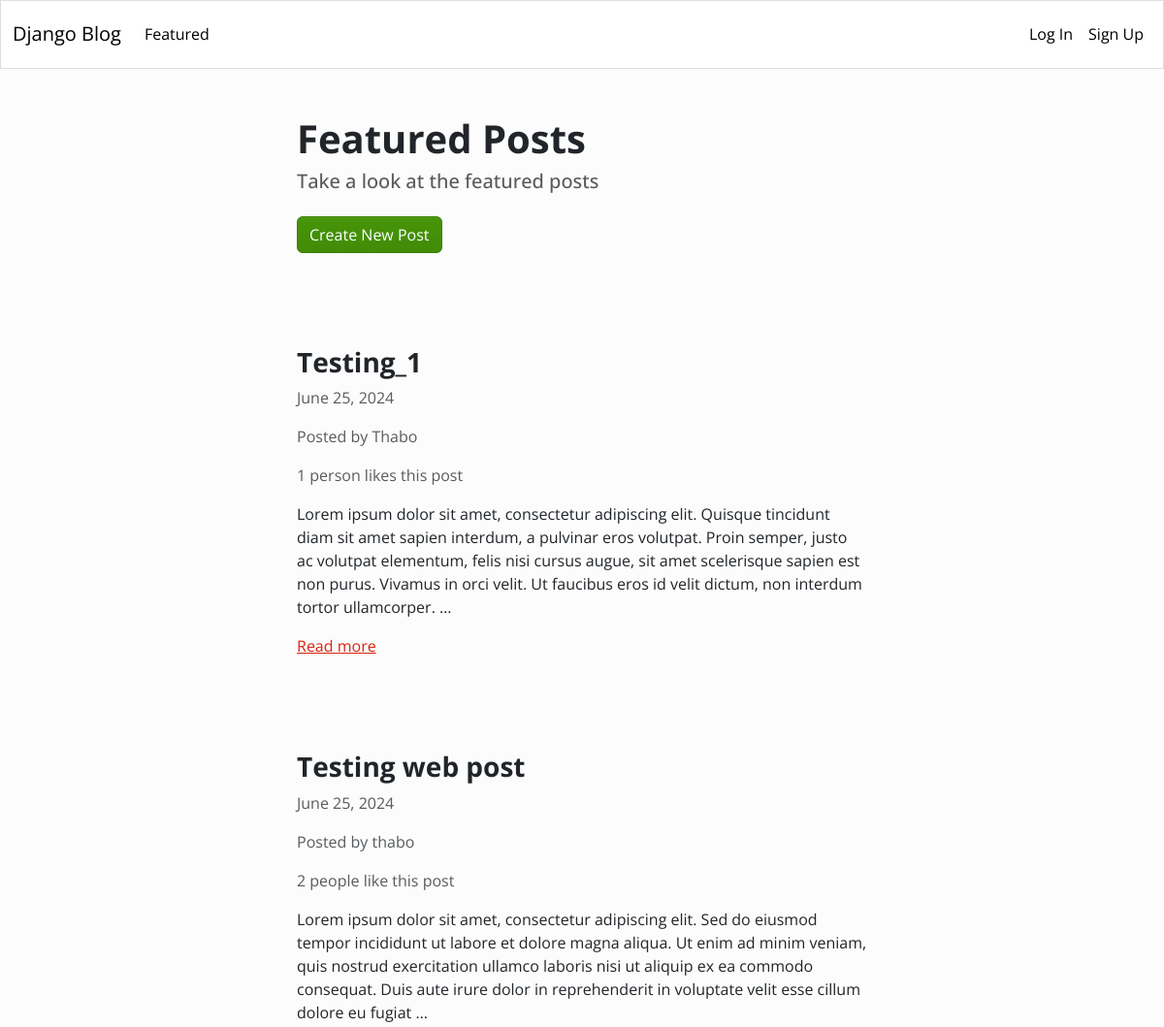
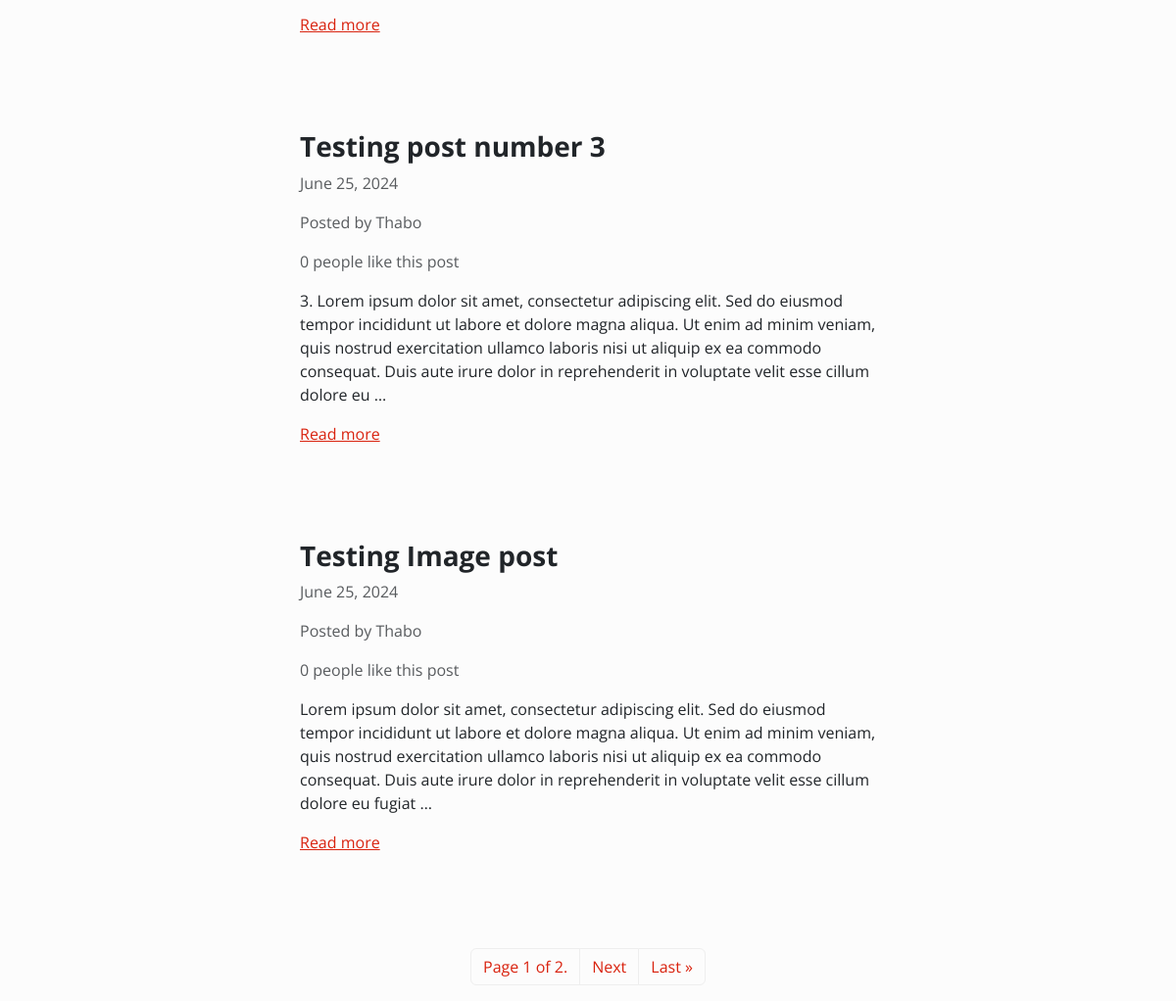
The app's page /blog/featured/, older data (2 pictures, top to bottom).
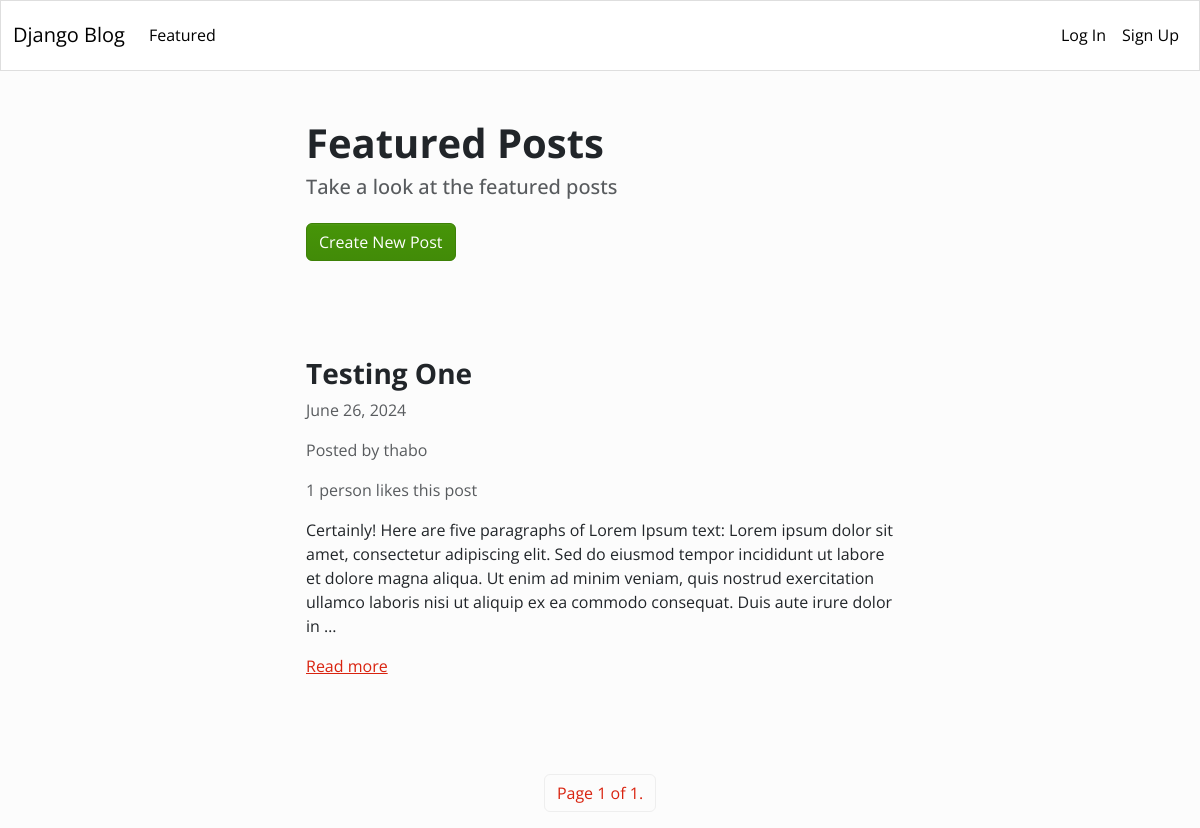
The same page, newer data.
### blog/models.py (models this page shows)
class Article(models.Model):
    title = models.CharField(max_length=255)
    content = HTMLField()
    date = models.DateField(auto_now_add=True)
    author = models.ForeignKey(User, on_delete=models.CASCADE)
    featured = models.BooleanField(default=False)
    likes = models.ManyToManyField(User, related_name='likes', blank=True)
    image = models.ImageField(upload_to='images/', blank=True, null=True)

### blog/views.py (the view)
# urls.py: path('featured/', Featured.as_view(), name='featured'),
class Featured(ListView):
    model = Article
    queryset = Article.objects.filter(featured=True).order_by('-date')
    template_name = 'blog/featured.html'
    paginate_by = 4

### blog/templates/blog/featured.html (shortened to what this page needs)
{% extends "blog/blog_base.html" %}
{% block content %}
    <div class="row">
        <div class="col-md-6 col-12 mx-md-auto mx-3 mt-5 mb-5">
            <h1 class="fw-bolder">Featured Posts</h1>
            <h5 class="text-muted">Take a look at the featured posts</h5>
            <a href="{% url 'create_article' %}" class="btn btn-success mt-3">Create New Post</a>
        </div>
    </div>
    {% for object in object_list %}
    <div class="row">
        <div class="col-md-6 col-11 mx-md-auto mx-3 mt-5 mb-5">
            <h3 class="fw-bold">{{ object.title }}</h3>
            <p class="text-muted">{{ object.date }}</p>
            <p class="text-muted">Posted by {{ object.author.username }}</p>
            {% if object.likes.count == 1 %}
                <p class="text-muted">{{ object.likes.count }} person likes this post</p>
            {% else %}
                <p class="text-muted">{{ object.likes.count }} people like this post</p>
            {% endif %}
            <div class="my-3">
                {{ object.content|truncatewords_html:50|safe }}
            </div>
            <a href="{% url 'detail_article' object.id %}">Read more</a>
        </div>
    </div>
    {% endfor %}
    <nav>
        <ul class="pagination">
            <div class="mx-auto d-flex flex-row mt-5">
                <li class="page-item">
                    <a href="#" class="page-link">Page {{ page_obj.number }} of {{ page_obj.paginator.num_pages }}.</a>
                </li>
                {% if page_obj.has_next %}
                    <li class="page-item">
                        <a class="page-link" href="?page={{ page_obj.next_page_number }}">Next</a>
                    </li>
                    <li class="page-item">
                        <a href="?page={{ page_obj.paginator.num_pages }}" class="page-link">Last &raquo;</a>
                    </li>
                {% endif %}
            </div>
        </ul>
    </nav>
{% endblock %}

### blog/templates/blog/blog_base.html (shortened to what this page needs)
<!DOCTYPE html>
<html lang="en">
<head>
    <link rel="stylesheet" href="https://bootswatch.com/5/simplex/bootstrap.css">
</head>
<body>
    {% include 'blog/nav.html' %}
    {% block content %}
    {% endblock %}
</body>
</html>

### blog/templates/blog/nav.html (shortened to what this page needs)
<nav class="navbar navbar-expand-lg navbar-light bg-light">
    <div class="container-fluid">
      <a class="navbar-brand" href="{% url 'blog_home' %}">Django Blog</a>
      <div class="collapse navbar-collapse" id="navbarText">
        <ul class="navbar-nav me-auto mb-2 mb-lg-0">
          <li class="nav-item">
            <a class="nav-link active" aria-current="page" href="{% url 'featured' %}">Featured</a>
          </li>
        </ul>
        <ul class="navbar-nav">
          {% if request.user.is_authenticated %}
            <li class="nav-item">
              <a class="nav-link active" aria-current="page" href="{% url 'logout' %}">Log Out</a>
            </li>
          {% else %}
            <li class="nav-item">
              <a class="nav-link active" aria-current="page" href="{% url 'login' %}">Log In</a>
            </li>
            <li class="nav-item">
              <a class="nav-link active" aria-current="page" href="{% url 'register' %}">Sign Up</a>
            </li>
          {% endif %}
        </ul>
      </div>
    </div>
  </nav>

Row changes from the older to the newer data that the page shows:
removed Article: title "Testing_1", date "June 25, 2024", author.username "Thabo", likes.count "1", content "Lorem ipsum dolor sit amet, consectetur adipiscing elit. Quisque tincidunt diam sit amet sapien interdum, a pulvinar eros volutpat. Proin semper, justo ac volutpat elementum, felis nisi cursus augue, sit amet scelerisque sapien est non purus. Vivamus in orci velit. Ut faucibus eros id velit dictum, non interdum tortor ullamcorper. …"
removed Article: title "Testing web post", date "June 25, 2024", author.username "thabo", likes.count "2", content "Lorem ipsum dolor sit amet, consectetur adipiscing elit. Sed do eiusmod tempor incididunt ut labore et dolore magna aliqua. Ut enim ad minim veniam, quis nostrud exercitation ullamco laboris nisi ut aliquip ex ea commodo consequat. Duis aute irure dolor in reprehenderit in voluptate velit esse cillum dolore eu fugiat …"
removed Article: title "Testing post number 3", date "June 25, 2024", author.username "Thabo", likes.count "0", content "3. Lorem ipsum dolor sit amet, consectetur adipiscing elit. Sed do eiusmod tempor incididunt ut labore et dolore magna aliqua. Ut enim ad minim veniam, quis nostrud exercitation ullamco laboris nisi ut aliquip ex ea commodo consequat. Duis aute irure dolor in reprehenderit in voluptate velit esse cillum dolore eu …"
removed Article: title "Testing Image post", date "June 25, 2024", author.username "Thabo", likes.count "0", content "Lorem ipsum dolor sit amet, consectetur adipiscing elit. Sed do eiusmod tempor incididunt ut labore et dolore magna aliqua. Ut enim ad minim veniam, quis nostrud exercitation ullamco laboris nisi ut aliquip ex ea commodo consequat. Duis aute irure dolor in reprehenderit in voluptate velit esse cillum dolore eu fugiat …"
added Article: title "Testing One", date "June 26, 2024", author.username "thabo", likes.count "1", content "Certainly! Here are five paragraphs of Lorem Ipsum text: Lorem ipsum dolor sit amet, consectetur adipiscing elit. Sed do eiusmod tempor incididunt ut labore et dolore magna aliqua. Ut enim ad minim veniam, quis nostrud exercitation ullamco laboris nisi ut aliquip ex ea commodo consequat. Duis aute irure dolor in …"
Text that changed along with them:
{{ page_obj.paginator.num_pages }}: "2" → "1"
text no longer shown: "Next Last »"
